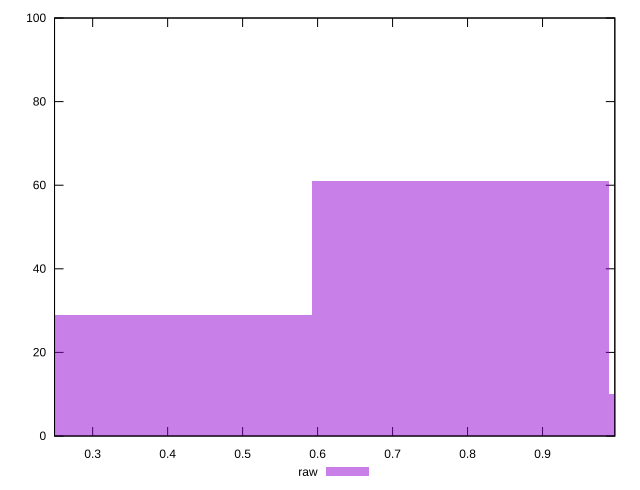

This chart was generated by the following gnuplot code:
reset

$raw <<EOF
0.39541725646777115 29
1.1862517694033134 10
0.7908345129355423 61
EOF

set key outside below
set boxwidth 0.39541725646777115
set xrange [0.24914923492488072:0.9963951643549659]
set yrange [0:100]
set trange [0:100]
set style fill transparent solid 0.5 noborder
set terminal svg size 640, 490 enhanced background rgb 'white'
set output "reports/report_00027_2021-02-24T12-40-31.850Z/meta/pScore/samples/agenda/raw/histogram.svg"

plot $raw title "raw" with boxes

reset
